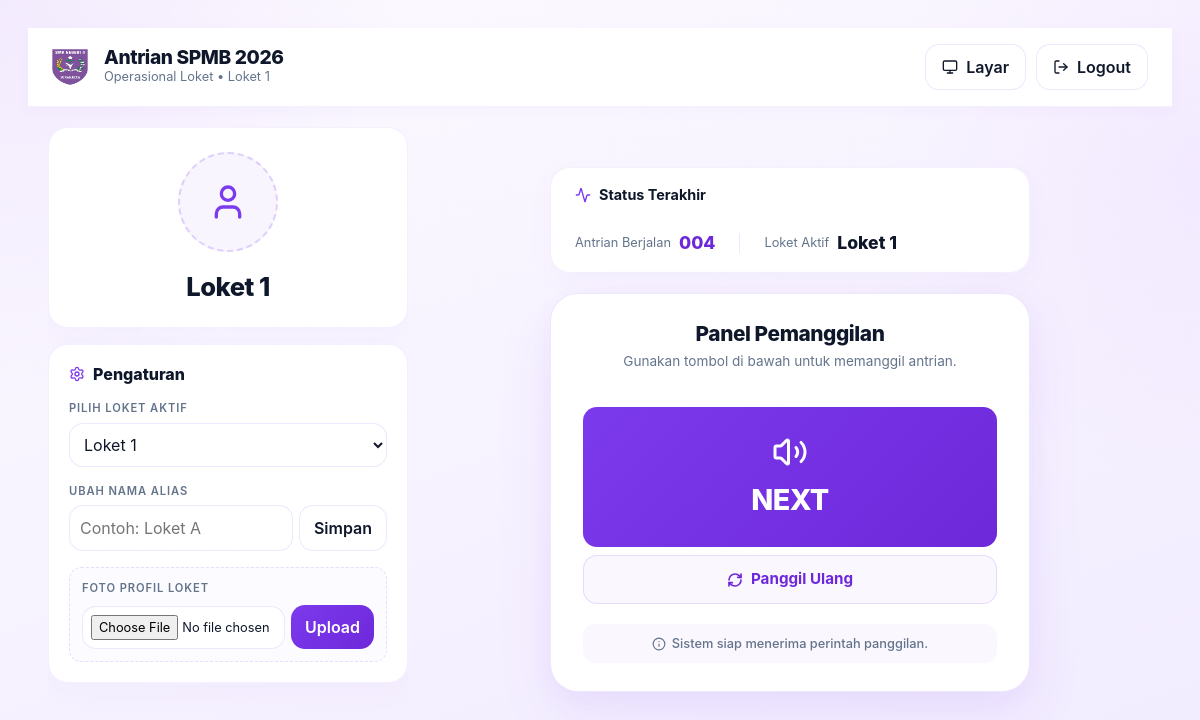
The page /loket?loket=1 (signed in) on the database as committed earlier.
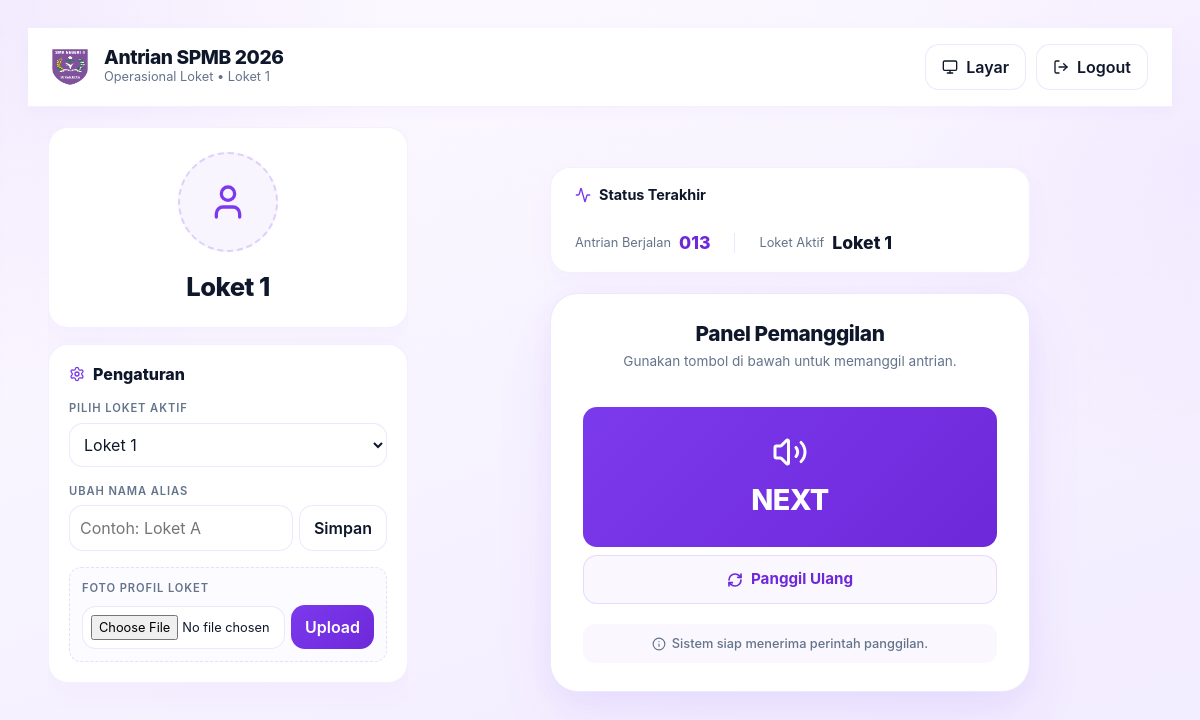
The same page on the database as committed later.
### tables this page shows
CREATE TABLE users (
                id INTEGER PRIMARY KEY AUTOINCREMENT,
                username TEXT NOT NULL UNIQUE,
                password_hash TEXT NOT NULL,
                role TEXT NOT NULL CHECK (role IN ("admin", "loket")),
                created_at TEXT NOT NULL
            , alias TEXT NOT NULL DEFAULT "", loket_number INTEGER NOT NULL DEFAULT 0);

CREATE TABLE state (
            id INTEGER PRIMARY KEY CHECK (id = 1),
            antrian INTEGER NOT NULL DEFAULT 0,
            loket INTEGER NOT NULL DEFAULT 0,
            panggil INTEGER NOT NULL DEFAULT 0
        );

### index.php (called while the page is built, shortened)
<?php
$requestUri = $_SERVER['REQUEST_URI'] ?? '';
$path = parse_url($requestUri, PHP_URL_PATH);
if ($path === '/' || $path === '/admin' || $path === '/index.php') {
    $page = $_GET['page'] ?? 'admin';
} elseif (strpos($path, '/loket') === 0) {
    $page = 'loket';
} elseif ($path === '/layar') {
    $page = 'layar';
} elseif ($path === '/admin') {
    $page = 'admin';
} elseif ($path === '/login') {
    $page = 'login';
} elseif ($path === '/register') {
    $page = 'register';
} elseif ($path === '/logout') {
    $page = 'logout';
} else {
    $page = '404';
}
$pageMap = [
    'menu' => __DIR__ . '/views/menu.php',
    'layar' => __DIR__ . '/views/layar.php',
    'admin' => __DIR__ . '/views/admin.php',
    'loket' => __DIR__ . '/views/loket.php',
    'login' => __DIR__ . '/auth/login.php',
    'register' => __DIR__ . '/auth/register.php',
    'logout' => __DIR__ . '/auth/logout.php',
];
require $pageMap[$page];

### auth/helpers.php (called while the page is built, shortened)
<?php
require_once __DIR__ . '/../config/database.php';
function antrian_base_url(): string
{
    static $baseUrl = null;
    if ($baseUrl !== null) {
        return $baseUrl;
    }
    $basePath = rtrim(dirname($_SERVER['SCRIPT_NAME']), '\\/');
    $basePath = rtrim($basePath, '\\/');
    $baseUrl = $basePath;
    return $baseUrl;
}
function antrian_csrf_token(): string
{
    return $_SESSION['_csrf_token'];
}
function antrian_loket_user_by_number(int $loketNumber): ?array
{
    $statement = antrian_db()->prepare(
        'SELECT id, username, alias, loket_number, role, created_at
         FROM users
         WHERE role = "loket" AND loket_number = :loket_number
         LIMIT 1'
    );
    $statement->bindValue(':loket_number', $loketNumber, PDO::PARAM_INT);
    $statement->execute();
    $user = $statement->fetch();
    return $user ?: null;
}

### config/database.php (called while the page is built, shortened)
<?php
function antrian_db(): PDO
{
    static $pdo = null;
    if ($pdo instanceof PDO) {
        return $pdo;
    }
    $databasePath = __DIR__ . '/../database/antrian.sqlite';
    $pdo = new PDO('sqlite:' . $databasePath);
    $pdo->setAttribute(PDO::ATTR_ERRMODE, PDO::ERRMODE_EXCEPTION);
    $pdo->setAttribute(PDO::ATTR_DEFAULT_FETCH_MODE, PDO::FETCH_ASSOC);
    $pdo->exec('PRAGMA foreign_keys = ON');
    $pdo->exec(
        'CREATE TABLE IF NOT EXISTS state (
            id INTEGER PRIMARY KEY CHECK (id = 1),
            antrian INTEGER NOT NULL DEFAULT 0,
            loket INTEGER NOT NULL DEFAULT 0,
            panggil INTEGER NOT NULL DEFAULT 0
        )'
    );
    $pdo->exec('INSERT OR IGNORE INTO state (id, antrian, loket, panggil) VALUES (1, 0, 0, 0)');
    $pdo->exec(
        'CREATE TABLE IF NOT EXISTS app_settings (
            id INTEGER PRIMARY KEY CHECK (id = 1),
            intro_text TEXT NOT NULL,
            outro_text TEXT NOT NULL,
            queue_start INTEGER NOT NULL DEFAULT 1,
            display_cols INTEGER NOT NULL DEFAULT 4,
            display_rows INTEGER NOT NULL DEFAULT 2
        )'
    );
    $pdo->exec(
        'INSERT OR IGNORE INTO app_settings (id, intro_text, outro_text, queue_start)
            VALUES (1, "", "", 1)'
    );
    $pdo->exec(
        'CREATE TABLE IF NOT EXISTS loket_last_call (
            loket INTEGER PRIMARY KEY,
            antrian INTEGER NOT NULL DEFAULT 0,
            updated_at TEXT NOT NULL
        )'
    );
    $pdo->exec(
        'CREATE TABLE IF NOT EXISTS users (
            id INTEGER PRIMARY KEY AUTOINCREMENT,
            username TEXT NOT NULL UNIQUE,
            alias TEXT NOT NULL DEFAULT "",
            loket_number INTEGER NOT NULL DEFAULT 0,
            password_hash TEXT NOT NULL,
            role TEXT NOT NULL CHECK (role IN ("admin", "loket")),
            created_at TEXT NOT NULL
        )'
    );
    $pdo->exec('UPDATE users SET alias = username WHERE alias = "" OR alias IS NULL');
    $legacyRole = implode('', array_map('chr', [99, 108, 105, 101, 110, 116]));
    $pdo->prepare('UPDATE users SET role = :new_role WHERE role = :old_role')
        ->execute([
            'new_role' => 'loket',
            'old_role' => $legacyRole,
        ]);
    $pdo->exec('CREATE UNIQUE INDEX IF NOT EXISTS idx_users_loket_number ON users(loket_number) WHERE role = "loket"');
    return $pdo;
}
function antrian_state(): array
{
    $statement = antrian_db()->query('SELECT id, antrian, loket, panggil FROM state WHERE id = 1');
    $state = $statement ? $statement->fetch() : false;
    return $state ?: [
        'id' => 1,
        'antrian' => 0,
        'loket' => 0,
        'panggil' => 0,
    ];
}
function antrian_format_number(int $number): string
{
    return str_pad((string) $number, 3, '0', STR_PAD_LEFT);
}

### views/loket.php (the view, shortened to what the rows shown need)
<?php
require __DIR__ . '/../config/database.php';
require __DIR__ . '/../auth/helpers.php';
$loket = filter_input(INPUT_GET, 'loket', FILTER_VALIDATE_INT);
$loket = $loket && $loket > 0 ? $loket : (int) ($_GET['loket'] ?? 1);
$loket = $loket > 0 ? $loket : 1;
$requestedLoket = $loket;
$currentLoketAccount = antrian_loket_user_by_number($requestedLoket);
$loket = $requestedLoket;
$aliasName = $currentLoketAccount ? ($currentLoketAccount['alias'] ?: 'Loket ' . $loket) : 'Loket ' . $loket;
$state = antrian_state();
$currentQueue = antrian_format_number((int) $state['antrian']);
$csrfToken = antrian_csrf_token();
?><!DOCTYPE html>
<html lang="id">
<head>
    <link href="<?= antrian_base_url() ?>/assets/vendor/bootstrap/bootstrap.min.css" rel="stylesheet">
    <link rel="stylesheet" href="<?= antrian_base_url() ?>/assets/css/style.css">
</head>
<body class="app-shell app-loket app-admin" data-role="loket" data-base-url="<?= antrian_base_url() ?>" data-next-base-url="<?= antrian_base_url() ?>/api/next.php" data-loket="<?= $loket ?>" data-csrf-token="<?= htmlspecialchars($csrfToken, ENT_QUOTES, 'UTF-8') ?>">
    <nav class="admin-navbar" style="display: flex; justify-content: space-between; align-items: center;">
        <div style="display: flex; align-items: center; gap: 16px;">
            <div>
                <h1 style="font-size: 1.2rem; font-weight: 800; margin: 0; letter-spacing: -0.02em;">Antrian SPMB 2026</h1>
                <p style="font-size: 0.8rem; color: var(--muted); margin: 0;">Operasional Loket &bull; <?= htmlspecialchars($aliasName, ENT_QUOTES, 'UTF-8') ?></p>
            </div>
        </div>
    </nav>
    <div class="admin-layout">
        <div class="admin-sidebar" style="width: 360px;">
            <div class="panel-card-premium" style="gap: 12px; align-items: center; text-align: center; padding: 24px;">
                <h2 id="loketTitle" style="font-weight: 850; letter-spacing: -0.02em; margin: 8px 0 0 0; color: var(--text); font-size: 1.6rem;">
                </h2>
            </div>
            <div class="panel-card-premium" style="padding: 20px; gap: 16px;">
                <h2 style="font-size: 1rem; font-weight: 800; margin: 0; color: var(--text); display: flex; align-items: center; gap: 8px;">
                    <i data-lucide="settings" class="text-primary" style="width: 16px; height: 16px;"></i> Pengaturan
                </h2>
            </div>
        </div>
        <div class="admin-main" style="overflow-y: auto; padding: 40px; display: flex; flex-direction: column; align-items: center; justify-content: flex-start; gap: 20px; background: transparent; border: none; box-shadow: none;">
            <div class="panel-card-premium" style="padding: 16px 24px; width: 100%; max-width: 480px; border-radius: 20px; flex-shrink: 0;">
                <div style="display: flex; align-items: center; gap: 24px; justify-content: space-between; flex-wrap: wrap;">
                    <div style="display: flex; gap: 24px; align-items: center;">
                        <div style="display: flex; align-items: center; gap: 8px;">
                            <span style="font-size: 0.8rem; color: var(--muted);">Antrian Berjalan</span>
                            <strong id="currentQueueNumber" style="font-size: 1.1rem; color: var(--accent-strong); font-weight: 850;"><?= htmlspecialchars($currentQueue, ENT_QUOTES, 'UTF-8') ?></strong>
                        </div>
                    </div>
                </div>
            </div>
            <div class="panel-card-premium" style="padding: 28px 32px; width: 100%; max-width: 480px; border-radius: 28px; box-shadow: 0 24px 60px rgba(124, 58, 237, 0.08), 0 8px 24px rgba(124, 58, 237, 0.04); border: 1px solid rgba(124, 58, 237, 0.12); text-align: center; display: flex; flex-direction: column; gap: 20px;">
                <div>
                    <h2 style="font-size: 1.3rem; font-weight: 850; margin: 0; color: var(--text); letter-spacing: -0.02em;">Panel Pemanggilan</h2>
                </div>
            </div>
        </div>
    </div>
</body>
</html>

Rows that differ between the two databases and show on the page:
changed state: antrian "004" → "013"
